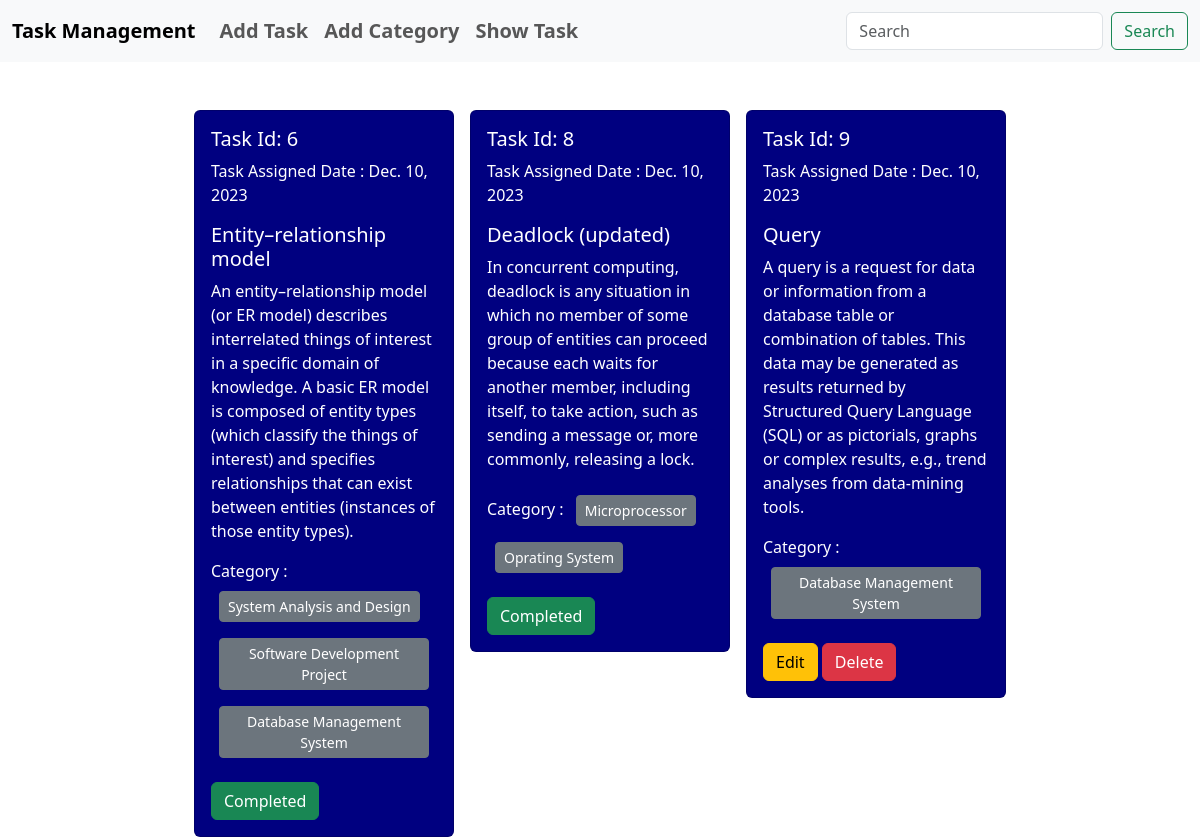
Screenshot of /show_task/ with the database file from the repository.
### task/models.py (models this page shows, shortened)
class Task(models.Model):
    title = models.CharField(max_length=50)
    description = models.TextField()
    is_completed = models.BooleanField(default=False)
    assigned_date = models.DateField(auto_now_add=True)
    categories = models.ManyToManyField(Category)

### category/models.py (models this page shows, shortened)
class Category(models.Model):
    name = models.CharField(max_length=100)

### TaskManagement/views.py (the view)
# urls.py: path("show_task/", views.show_task, name="show_task"),
def show_task(request):
    data = Task.objects.all()
    return render(request, "show.html", {"data": data})

### templates/show.html
{% extends 'base.html' %} {% block content %}
<div class="d-flex flex-wrap justify-content-center px-5 pt-5">
  {% for task in data %}
  <div class="col-sm-3">
    <div class="card mx-2" style="background-color: navy; color: white">
      <div class="card-body">
        <h5 class="card-title">Task Id: {{task.id}}</h5>
        <p>Task Assigned Date : {{task.assigned_date}}</p>
        <h5 class="card-title">{{task.title}}</h5>
        <p class="card-text">{{task.description}}</p>
        <p>
          Category : {% for c in task.categories.all %}
          <button class="btn btn-secondary btn-sm m-2">{{c.name}}</button>
          {% endfor %}
        </p>
        {% if not task.is_completed %}
        <a href="{% url 'edit_task' task.id %}" class="btn btn-warning">Edit</a>
        <a href="{% url 'delete_task' task.id %}" class="btn btn-danger"
          >Delete</a
        >
        {% else %}
        <a href="#" class="btn btn-success">Completed</a>
        {% endif %}
      </div>
    </div>
  </div>
  {% endfor%}
</div>
{% endblock%}

### templates/base.html (shortened to what this page needs)
<!DOCTYPE html>
<html lang="en">
  <head>
    <link
      href="https://cdn.jsdelivr.net/npm/bootstrap@5.3.2/dist/css/bootstrap.min.css"
      rel="stylesheet"
    />
  </head>
  <body>
    <nav class="navbar navbar-expand-lg bg-body-tertiary">
      <div class="container-fluid fs-5 fw-bold">
        <a class="navbar-brand" href="#">Task Management</a>
        <div class="collapse navbar-collapse" id="navbarSupportedContent">
          <ul class="navbar-nav me-auto mb-2 mb-lg-0">
            <li class="nav-item">
              <a class="nav-link" href="{% url 'add_task' %}">Add Task</a>
            </li>
            <li class="nav-item">
              <a class="nav-link" href="{% url 'add_category' %}"
                >Add Category</a
              >
            </li>
            <li class="nav-item">
              <a class="nav-link" href="{% url 'show_task' %}">Show Task</a>
            </li>
          </ul>
          <form class="d-flex" role="search">
            <input
              class="form-control me-2"
              type="search"
              placeholder="Search"
              aria-label="Search"
            />
            <button class="btn btn-outline-success" type="submit">
              Search
            </button>
          </form>
        </div>
      </div>
    </nav>
    {% block content %} {% endblock %}
  </body>
</html>

### rows the page displays
Task: id "6", assigned_date "Dec. 10, 2023", title "Entity–relationship model", description "An entity–relationship model (or ER model) describes interrelated things of interest in a specific domain of knowledge. A basic ER model is composed of entity types (which classify the things of interest) and specifies relationships that can exist between entities (instances of those entity types).", is_completed "Completed"
Category: name "System Analysis and Design"
Category: name "Software Development Project"
Category: name "Database Management System"
Task: id "8", assigned_date "Dec. 10, 2023", title "Deadlock (updated)", description "In concurrent computing, deadlock is any situation in which no member of some group of entities can proceed because each waits for another member, including itself, to take action, such as sending a message or, more commonly, releasing a lock.", is_completed "Completed"
Category: name "Microprocessor"
Category: name "Oprating System"
Task: id "9", assigned_date "Dec. 10, 2023", title "Query", description "A query is a request for data or information from a database table or combination of tables. This data may be generated as results returned by Structured Query Language (SQL) or as pictorials, graphs or complex results, e.g., trend analyses from data-mining tools.", is_completed "Edit"
